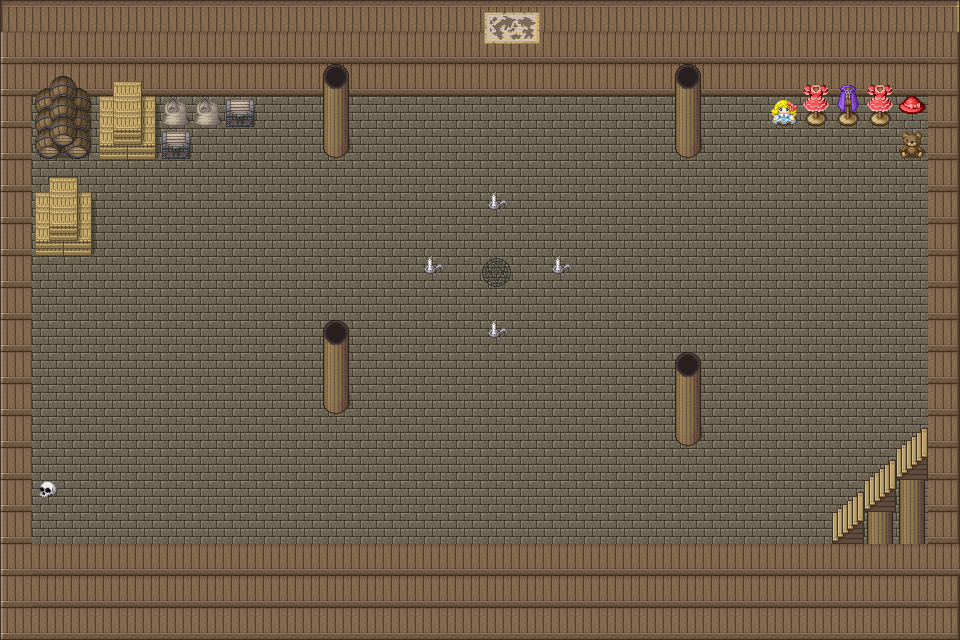

The image is a tile-based game level rendered from a .tmx file. Its description and source (layers, tilesets, objects; grid data summarised) follow:
An orthogonal 30x20 tile map with 32x32 px tiles, 3 tile layers (1, 2, 3) and 36 objects (10x Enemy, boss, Player).

<map version="1.10" tiledversion="1.11.0" orientation="orthogonal" renderorder="right-down" width="30" height="20" tilewidth="32" tileheight="32" infinite="0" nextlayerid="6" nextobjectid="43">
 <tileset firstgid="1" source="[Base]BaseChip_pipo.tsx" />
 <layer id="1" name="1" width="30" height="20">
  <data>[600 cells, 600 non-empty, 1 distinct tile ids]</data>
 </layer>
 <layer id="2" name="2" width="30" height="20">
  <data>[600 cells, 208 non-empty, 4 distinct tile ids]</data>
 </layer>
 <layer id="4" name="3" width="30" height="20">
  <data>[600 cells, 62 non-empty, 33 distinct tile ids]</data>
 </layer>
 <objectgroup id="3" name="object 1">
  <object id="1" x="324" y="64" width="26.6667" height="94.6667" />
  <object id="2" x="674.667" y="65.3333" width="25.3333" height="90.6667" />
  <object id="3" x="324" y="320" width="25.3333" height="96" />
  <object id="4" x="674.667" y="356" width="25.3333" height="85.3333" />
  <object id="5" x="33.3333" y="92" width="161.333" height="66.6667" />
  <object id="6" x="-1.33333" y="-1.33333" width="961.333" height="65.3333" />
  <object id="7" x="-1.33333" y="57.3333" width="36" height="580" />
  <object id="8" x="-2.66667" y="536" width="964" height="105.333" />
  <object id="9" x="930.667" y="-4" width="30.6667" height="646.667" />
  <object id="10" x="38.6667" y="176" width="56" height="78.6667" />
  <object id="11" x="193.333" y="92" width="62.6667" height="36" />
  <object id="12" x="768" y="97.3333" width="32" height="28">
   <ellipse />
  </object>
  <object id="13" x="801.333" y="81.3333" width="29.3333" height="44">
   <ellipse />
  </object>
  <object id="14" x="834.667" y="80" width="26.6667" height="48">
   <ellipse />
  </object>
  <object id="15" x="861.333" y="80" width="34.6667" height="48">
   <ellipse />
  </object>
  <object id="16" x="897.333" y="92" width="33.3333" height="26.6667">
   <ellipse />
  </object>
  <object id="17" x="893.333" y="122.667" width="36" height="37.3333">
   <ellipse />
  </object>
  <object id="18" x="878.667" y="-108" height="1.33333">
   <ellipse />
  </object>
  <object id="19" x="925.333" y="460" height="1.33333" />
  <object id="24" x="832" y="498.667" width="97.3333" height="41.3333" />
  <object id="25" x="896" y="426.667" width="28" height="106.667" />
  <object id="26" x="864" y="465.333" width="50.6667" height="54.6667" />
  <object id="27" x="1034.67" y="282.667" />
 </objectgroup>
 <objectgroup id="5" name="object 2">
  <object id="28" name="Enemy" x="88" y="502.667">
   <point />
  </object>
  <object id="29" name="Enemy" x="85.3333" y="436">
   <point />
  </object>
  <object id="30" name="Enemy" x="114.667" y="362.667">
   <point />
  </object>
  <object id="31" name="Enemy" x="158.667" y="320">
   <point />
  </object>
  <object id="32" name="Enemy" x="181.333" y="244">
   <point />
  </object>
  <object id="33" name="Enemy" x="228" y="190.667">
   <point />
  </object>
  <object id="34" name="Enemy" x="264" y="153.333">
   <point />
  </object>
  <object id="35" name="boss" x="496" y="280">
   <point />
  </object>
  <object id="36" name="Enemy" x="393.333" y="136">
   <point />
  </object>
  <object id="37" name="Enemy" x="461.333" y="138.667">
   <point />
  </object>
  <object id="38" name="Enemy" x="269.333" y="432">
   <point />
  </object>
  <object id="40" name="Player" x="821.333" y="484">
   <point />
  </object>
  <object id="42" x="413.333" y="-265.333">
   <point />
  </object>
 </objectgroup>
</map>
